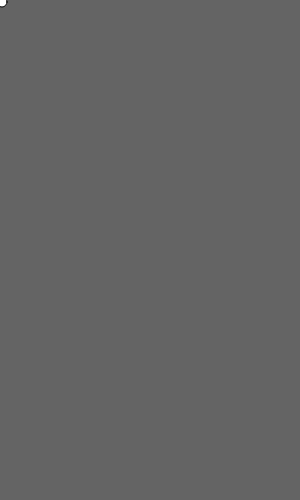
Frame 1 (no input)
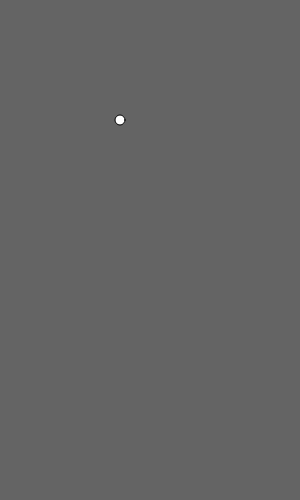
Frame 60 (no input)
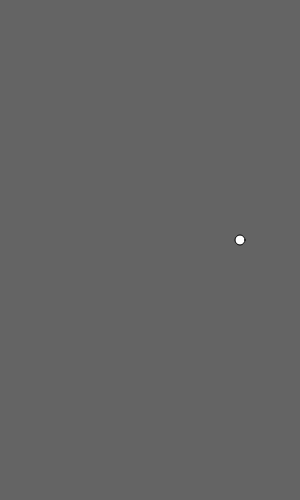
Frame 120 (the mouse pressed at the canvas centre since frame 60)

The p5.js sketch that drew these frames (run headless with seeded random() and noise() and a simulated clock; from frame 60 on, the mouse is pressed at the canvas centre):

// p5.js sketch
// ── sketch.js
//var x = 0
var speedX = 2
var speedY = 2

var ballPositionX = 0
var ballPositionY = 0


var canvasLength = 300
var canvasHeight = 500

function setup() {
  createCanvas(canvasLength, canvasHeight)
}

function draw() {
  background(100)

  // x = x + speed

  // if (x < 0) {
  //   speed = speed * -1
  // } else if (x > 300) {
  //   speed = speed * -1
  // }

  ballPositionX = ballPositionX + speedX
  ballPositionY = ballPositionY + speedY

  ballShouldBounce(ballPositionX, ballPositionY)




  ellipse(ballPositionX, ballPositionY, 10, 10)
}


function ballShouldBounce(x, y) {

  if (x < 0 || x > canvasLength) {
    speedX = speedX * -1
  }

  if (y < 0 || y > canvasHeight) {
    speedY = speedY * -1
  }

}
